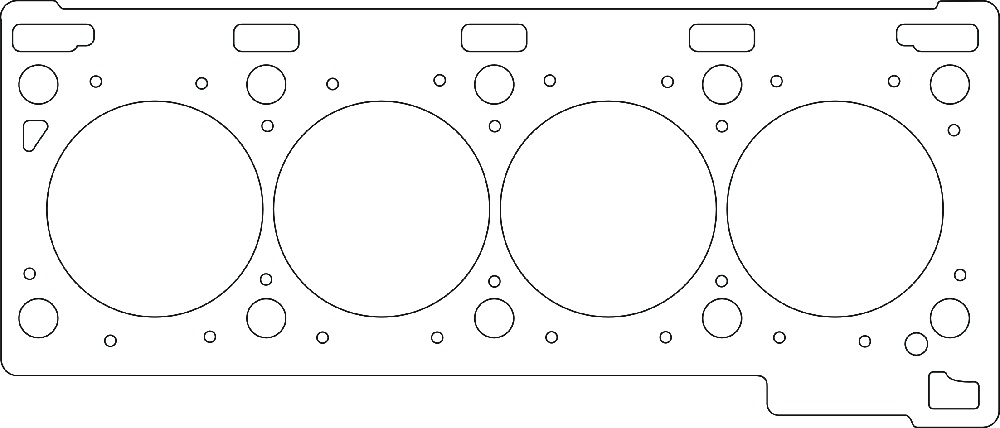
#> input picture Samples/Junta_1.jpg, 1000 x 428 px, shrunk from 4411 x 1890 before the run, found by its file name
$ python example.py
#> lines starting #> are read from the running program, lines starting #| are printed output that depends on the picture; after the words box and inside, x2 and y2 are one past the last pixel; in counts of white or black regions, pixels touching at a corner belong together
import cv2
import numpy as np

# Cargar imagen (en escala de grises)
img = cv2.imread('Junta_1.jpg', cv2.IMREAD_GRAYSCALE)
#> img: shape (428, 1000); min 11, max 255, mean 247.5

# Umbralizado para obtener binaria
_, thresh = cv2.threshold(img, 240, 255, cv2.THRESH_BINARY_INV)
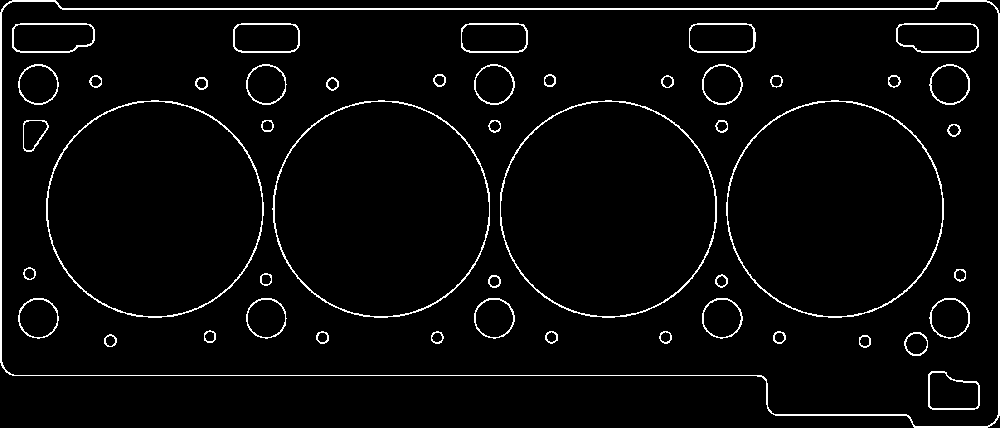
#> thresh: shape (428, 1000); 3.8% white in thin lines or dots

# Encontrar contornos (jerarquía completa)
contours, hierarchy = cv2.findContours(thresh, cv2.RETR_CCOMP, cv2.CHAIN_APPROX_SIMPLE)
#> contours = 96 contours; largest, box (x1, y1, x2, y2) and area: (0, 0, 1000, 428) 377754, (1, 1, 999, 427) 375679, (46, 100, 264, 318) 36962, (726, 100, 944, 318) 36961, (500, 100, 717, 318) 36950

# Crear imagen de salida toda blanca
result = np.ones_like(img) * 255

# Pintar sólo el contorno exterior de negro, y mantener huecos internos en blanco
for i, h in enumerate(hierarchy[0]):
    if h[3] == -1:  # Es un contorno externo
        cv2.drawContours(result, contours, i, 0, thickness=cv2.FILLED)  # Pintar negro
#> this loop made 96 passes
#> h on passes 1 to 12: [2, -1, 1, -1], [-1, -1, -1, 0], [4, 0, 3, -1], [-1, -1, -1, 2], [6, 2, 5, -1], [-1, -1, -1, 4], [8, 4, 7, -1], [-1, -1, -1, 6], [10, 6, 9, -1], [-1, -1, -1, 8], [12, 8, 11, -1], [-1, -1, -1, 10]
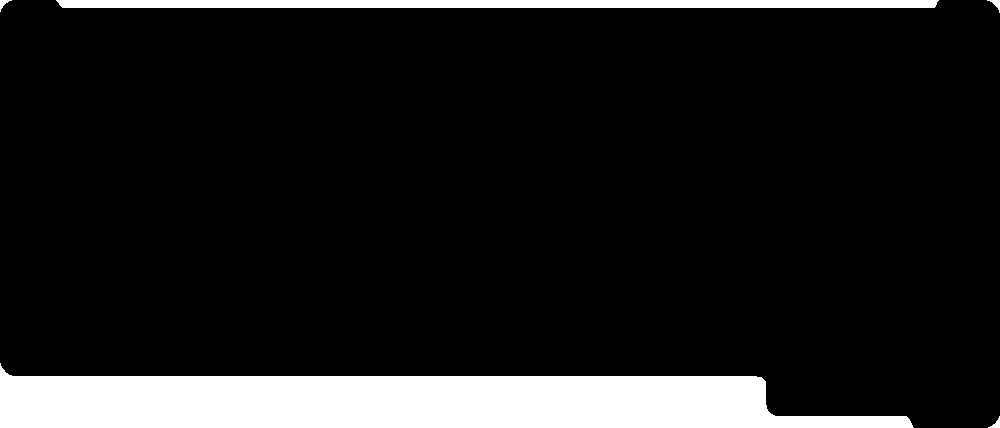
#> result: shape (428, 1000); 11.4% white; 5 white regions, box (x1, y1, x2, y2) and area: (0, 363, 914, 428) 41646, (56, 0, 939, 8) 7023, (987, 0, 1000, 13) 63, (988, 416, 1000, 428) 59, (0, 0, 12, 12) 55

# Mostrar y guardar resultado
cv2.imshow('Resultado', result)
cv2.imwrite('resultado.png', result)
cv2.waitKey(0)
cv2.destroyAllWindows()
